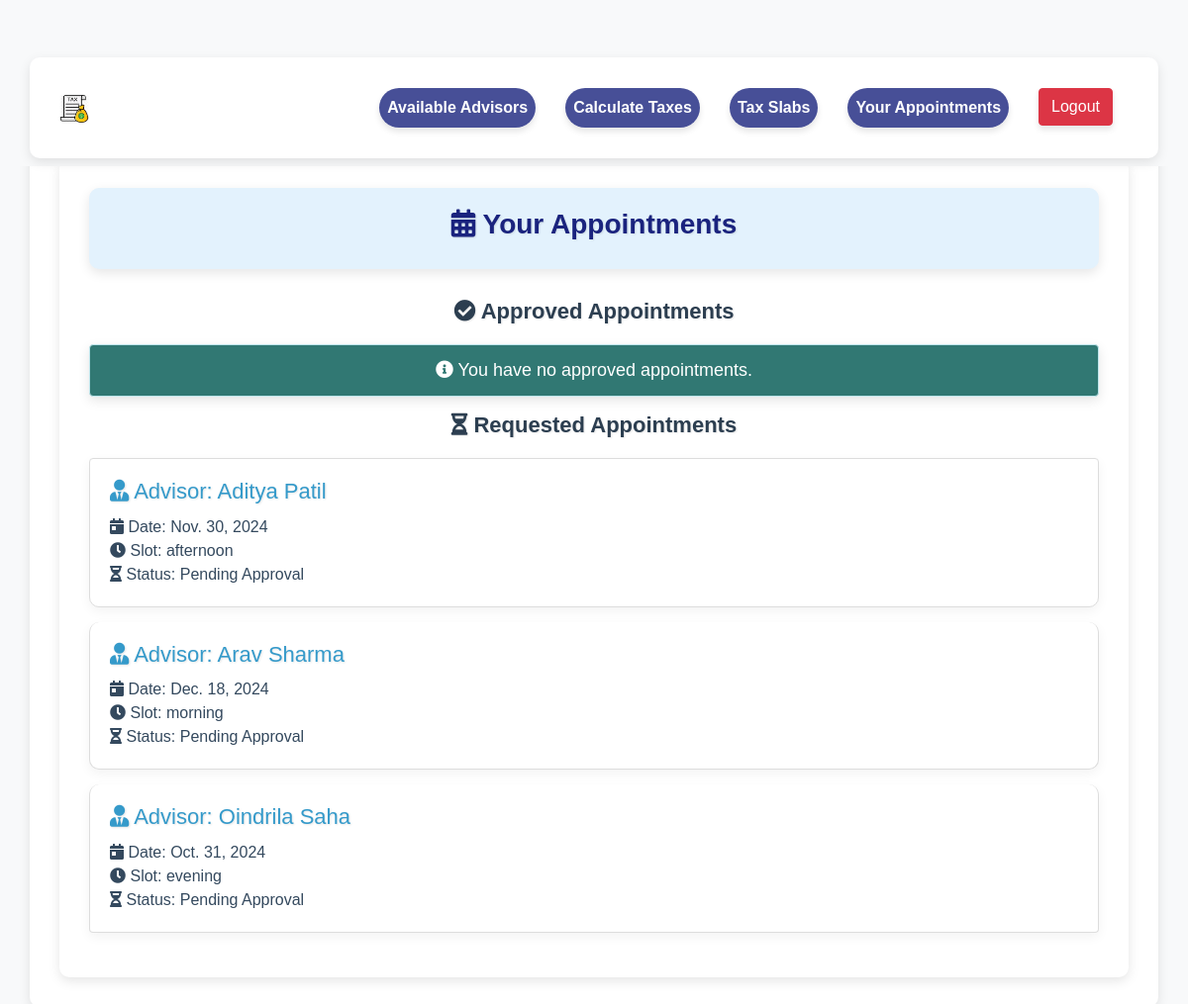
The page /user-appointments/ (signed in) on the database as committed earlier.
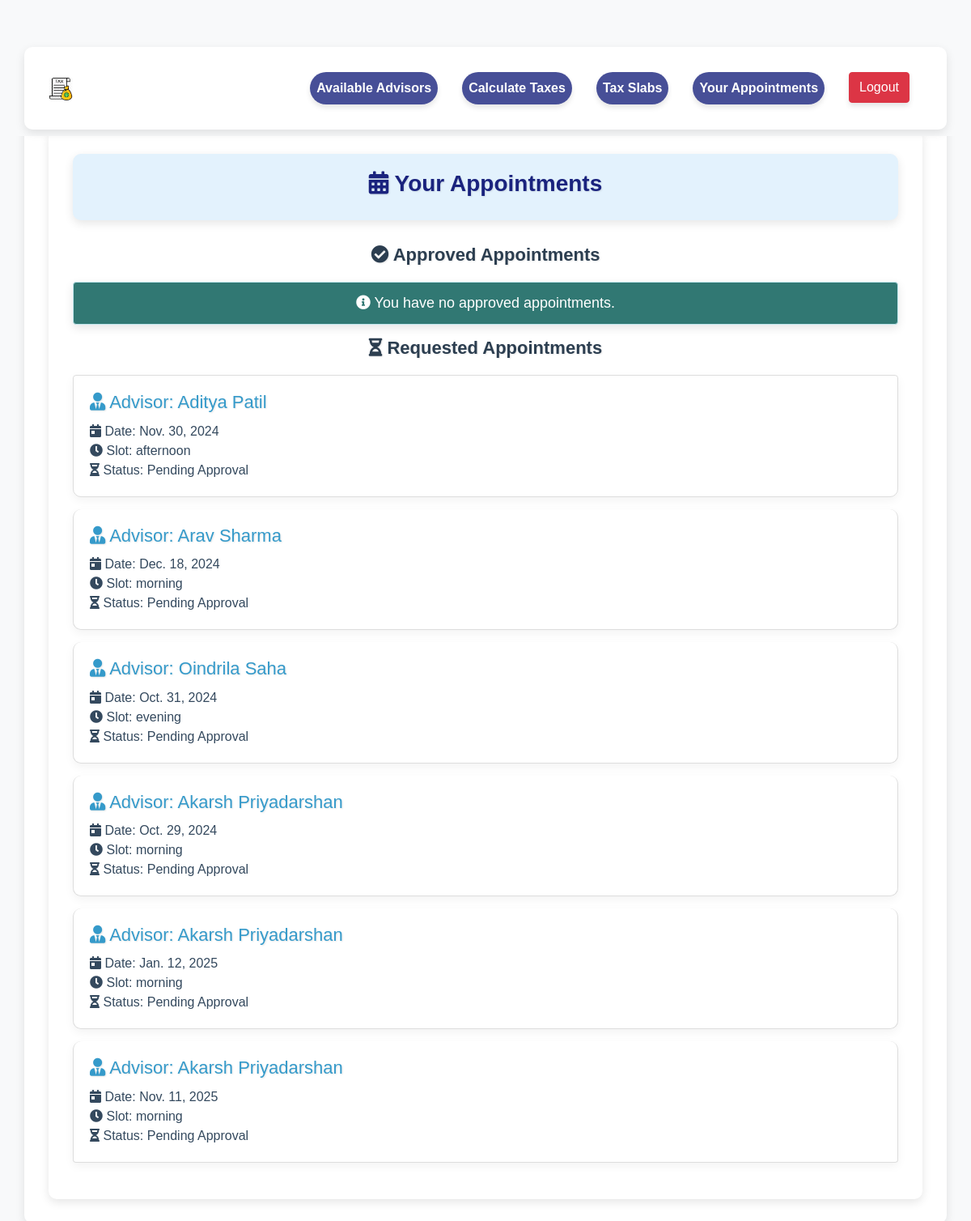
The same page on the database as committed later.
### advisor/models.py (models this page shows, shortened)
class UserRequest(models.Model):
    user = models.ForeignKey(User, on_delete=models.CASCADE, related_name="requests")
    tax_advisor = models.ForeignKey(User, on_delete=models.CASCADE, related_name="advisor_requests")
    first_name = models.CharField(max_length=150)
    last_name = models.CharField(max_length=150)
    email = models.EmailField()
    approved = models.BooleanField(default=False)
    rejected = models.BooleanField(default=False)
    slot = models.CharField(max_length=100, null=True)  # Store the time slot as a string (can use choices)
    date = models.DateField(null=True)  # Store the appointment date

### base/views.py (the view)
# urls.py: path('user-appointments/', user_appointments_view, name='user_appointments'),
def user_appointments_view(request):
    user = request.user
    approved_appointments = UserRequest.objects.filter(user=user, approved=True)
    requested_appointments = UserRequest.objects.filter(user=user, approved=False)
    context = {
        'approved_appointments': approved_appointments,
        'requested_appointments': requested_appointments,
    }
    return render(request, 'base/user_appointments.html', context)

### accounts/context_processor.py (called while the page is built)
def user_groups(request):
    user = request.user
    return {
        'is_admin': user.is_authenticated and user.is_superuser,
        'is_taxadvisor': user.is_authenticated and user.groups.filter(name='Tax Advisor').exists(),
        'is_indivual_user': user.is_authenticated and user.groups.filter(name='Individual User').exists(),
    }

### base/templates/base/user_appointments.html (shortened to what this page needs)
{% extends 'base.html' %}
{% block individual_style %}
    <link rel="stylesheet" href="https://maxcdn.bootstrapcdn.com/bootstrap/4.5.2/css/bootstrap.min.css">
    <link rel="stylesheet" href="https://cdnjs.cloudflare.com/ajax/libs/font-awesome/5.15.3/css/all.min.css">
{% endblock %}
{% block content %}
    <div class="container">
        <div class="main-heading">
            <h2><i class="fas fa-calendar-alt"></i> Your Appointments</h2>
        </div>
        <h2 class="sub-heading"><i class="fas fa-check-circle"></i> Approved Appointments</h2>
        <div class="list-group">
            {% if approved_appointments %}
                {% for appointment in approved_appointments %}
                    <div class="list-group-item">
                        <h5><i class="fas fa-user-tie"></i> <span class="advisor-label">Advisor:</span> {{ appointment.tax_advisor.get_full_name }}</h5>
                        <p>
                            <i class="fas fa-calendar-day"></i> Date: {{ appointment.date }}<br>
                            <i class="fas fa-clock"></i> Slot: {{ appointment.slot }}<br>
                            {% comment %} <i class="fas fa-sticky-note"></i> Notes: No additional notes  {% endcomment %}
                        </p>
                    </div>
                {% endfor %}
            {% else %}
                <div class="alert alert-info">
                    <i class="fas fa-info-circle"></i> You have no approved appointments.
                </div>
            {% endif %}
        </div>
        <h2 class="sub-heading"><i class="fas fa-hourglass-half"></i> Requested Appointments</h2>
        <div class="list-group">
            {% if requested_appointments %}
                {% for appointment in requested_appointments %}
                    <div class="list-group-item">
                        <h5><i class="fas fa-user-tie"></i> <span class="advisor-label">Advisor:</span> {{ appointment.tax_advisor.get_full_name }}</h5>
                        <p>
                            <i class="fas fa-calendar-day"></i> Date: {{ appointment.date }}<br>
                            <i class="fas fa-clock"></i> Slot: {{ appointment.slot }}<br>
                            <i class="fas fa-hourglass-half"></i> Status: Pending Approval<br>
                        </p>
                    </div>
                {% endfor %}
            {% else %}
                <div class="alert alert-info" style="background-color: #317873; color: #ffffff;">
                    <i class="fas fa-info-circle"></i> You have no pending appointment requests.
                </div>
            {% endif %}
        </div>
    </div>
{% endblock %}

### templates/base.html (shortened to what this page needs)
{% load static %}
<!DOCTYPE html>
<html lang="en">
<head>
    <link href="https://stackpath.bootstrapcdn.com/bootstrap/4.5.2/css/bootstrap.min.css" rel="stylesheet">
</head>
<body>
    <nav class="navbar navbar-expand-lg navbar-light bg-light fixed-top">
        <div class="container">
            <a class="navbar-brand" href="#"><img src="{% static 'base/tax_favicon.jpg' %}" alt="Favicon" class="favicon" style="width: 30px; height: 30px;"/>
            </a>
            <div class="collapse navbar-collapse" id="navbarNav">
                <ul class="navbar-nav ml-auto">
                    {% if is_indivual_user %}
                        <li class="nav-item">
                            <a class="nav-link nav-link-custom" href="{% url 'available_advisors_view' %}">Available Advisors</a>
                        </li>
                    {% endif %}
                    <li class="nav-item">
                        <a class="nav-link nav-link-custom" href="{% url 'tax_calculator' %}">Calculate Taxes</a>
                    </li>
                    <li class="nav-item">
                        <a class="nav-link nav-link-custom" href="{% url 'tax_slabs' %}">Tax Slabs  </a>
                    </li>
                    {% if is_indivual_user %}
                        <li class="nav-item">
                            <a class="nav-link nav-link-custom" href="{% url 'user_appointments' %}">Your Appointments</a>
                        </li>
                    {% endif %}
                    <li class="nav-item mr-3">
                        <a class="btn btn-danger" href="{% url 'logout' %}">Logout</a>
                    </li>
                </ul>
            </div>
        </div>
    </nav>
    {% block individual_style %}
    {% endblock %}
    <div class="container mt-4">
        {% block content %}{% endblock %}
    </div>
</body>
</html>

### templates/base.html (style rules this page uses)
body { padding-top: 56px; }
.nav-item { margin-right: 30px; }
.nav-link { color: #eea0f2; }
.nav-link-custom { background-color: rgba(26, 35, 126, 0.8); color: #ffffff !important; padding: 10px 15px; border-radius: 50px; transition: background-color 0.2s ease, box-shadow 0.2s ease; font-weight: bold; box-shadow: 0 4px 6px rgba(0, 0, 0, 0.1); backdrop-filter: blur(10px); }
.btn-danger { background-color: rgba(26, 35, 126, 0.8); color: #ffffff !important; border: none; border-radius: 50px; padding: 10px 15px; transition: background-color 0.2s ease, box-shadow 0.2s ease; box-shadow: 0 4px 6px rgba(0, 0, 0, 0.1); backdrop-filter: blur(10px); }

### base/templates/base/user_appointments.html (style rules this page uses)
body { background-color: #f8f9fa; font-family: 'Arial', sans-serif; }
.container { margin-top: 50px; padding: 30px; background-color: #ffffff; border-radius: 10px; box-shadow: 0 4px 12px rgba(0, 0, 0, 0.1); transition: transform 0.3s ease-in-out, box-shadow 0.3s ease-in-out; }
.main-heading { padding: 20px; background-color: #e3f2fd; border-radius: 10px; box-shadow: 0 4px 12px rgba(0, 0, 0, 0.1); margin-bottom: 30px; }
.main-heading h2 { color: #1a237e; text-align: center; font-size: 28px; font-weight: bold; text-shadow: 1px 1px 2px rgba(0, 0, 0, 0.1); }
.sub-heading { color: #2c3e50; margin-bottom: 20px; text-align: center; font-size: 22px; font-weight: bold; text-shadow: 1px 1px 2px rgba(0, 0, 0, 0.1); }
.list-group-item { border: 1px solid #ddd; margin-bottom: 15px; padding: 20px; border-radius: 10px; box-shadow: 0 4px 12px rgba(0, 0, 0, 0.05); transition: background-color 0.3s ease-in-out, box-shadow 0.3s ease-in-out; }
.list-group-item h5 { color: #359aca; font-size: 22px; margin-bottom: 10px; text-shadow: 1px 1px 2px rgba(0, 0, 0, 0.1); }
.list-group-item p { color: #34495e; font-size: 16px; margin-bottom: 0; }
.list-group-item .advisor-label { color: #359aca; }
.alert { font-size: 18px; text-align: center; background-color: #317873; color: #ffffff; box-shadow: 0 4px 12px rgba(0, 0, 0, 0.1); }

Rows that differ between the two databases and show on the page:
added UserRequest: tax_advisor.get_full_name "Akarsh Priyadarshan", date "Oct. 29, 2024", slot "morning"
added UserRequest: tax_advisor.get_full_name "Akarsh Priyadarshan", date "Jan. 12, 2025", slot "morning"
added UserRequest: tax_advisor.get_full_name "Akarsh Priyadarshan", date "Nov. 11, 2025", slot "morning"
